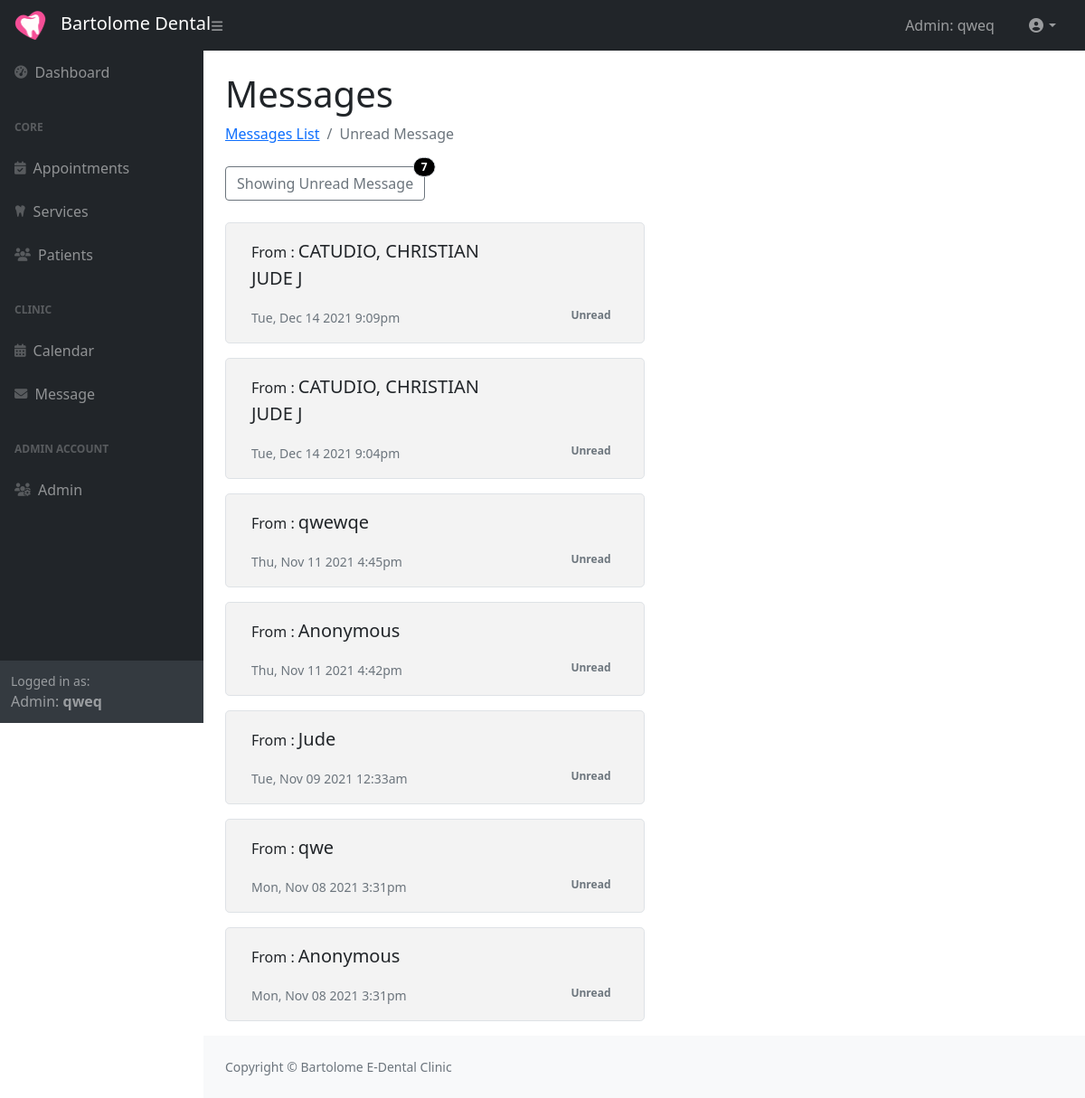
Page /admin/messageUnread.php (signed in) on the earlier database version.
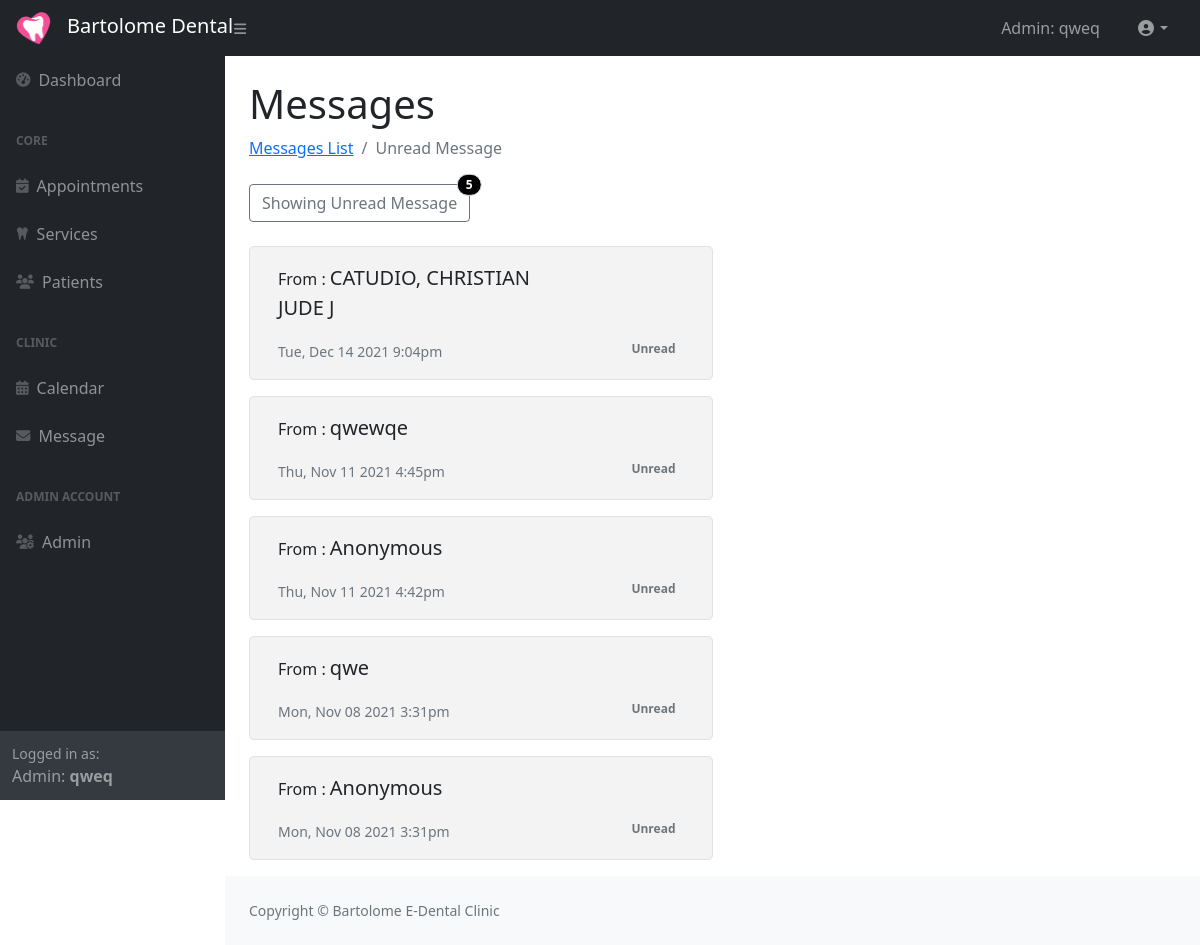
Same page on the later database version.
### tables this page shows
CREATE TABLE `message` (
  `Message_ID` int(6) NOT NULL,
  `Body` text NOT NULL,
  `From_Name` varchar(100) DEFAULT NULL,
  `Phone` varchar(15) DEFAULT NULL,
  `Email` varchar(100) DEFAULT NULL,
  `Date_Send` datetime NOT NULL,
  `IsRead` tinyint(1) NOT NULL
);

### classes/databaseConnection.class.php (called while the page is built)
<?php
class DatabaseConnection {
    private $host = 'localhost';
    private $user = 'root';
    private $password = '';
    private $databaseName = 'dentalclinic_system';
    protected function connect(){
        try{
            $dsn = 'mysql:host='. $this->host .';dbname='. $this->databaseName;
            $pdo =  new PDO($dsn, $this->user, $this->password);
            $pdo->setAttribute(PDO::ATTR_DEFAULT_FETCH_MODE,PDO::FETCH_ASSOC);
            return $pdo;
        }catch(PDOException $e){
            print "Error: " .$e->getMessage() . "<br/>";
            die();
        }
    }
}

### classes/message.class.php (called while the page is built, shortened)
<?php
include_once 'databaseConnection.class.php';
class Message extends DatabaseConnection
{
    public function getAllMessage()
    {
        $sql = "SELECT `Message_ID`, `Body`, `From_Name`, `Phone`, `Email`, `Date_Send`, `IsRead` FROM `message` ORDER BY `message`.`Date_Send` DESC";
        $stmt = $this->connect()->query($sql);
        $allMsg = array();
        while ($row = $stmt->fetch()) {
            $msg = array("Message_ID" => $row["Message_ID"], "Body" => $row["Body"],  "From_Name" => $row["From_Name"], "Phone" => $row["Phone"], "Email" => $row["Email"], "Date_Send" => $row["Date_Send"], "IsRead" => $row["IsRead"]);
            array_push($allMsg, $msg);
        }
        return $allMsg;
    }
    public function getUnreadMessage()
    {
        $sql = "SELECT * FROM `message` WHERE `IsRead` = 0 ORDER BY `Message_ID` DESC";
        $stmt = $this->connect()->query($sql);
        $allMsg = array();
        while ($row = $stmt->fetch()) {
            $msg = array("Message_ID" => $row["Message_ID"], "Body" => $row["Body"],  "From_Name" => $row["From_Name"], "Phone" => $row["Phone"], "Email" => $row["Email"], "Date_Send" => $row["Date_Send"], "IsRead" => $row["IsRead"]);
            array_push($allMsg, $msg);
        }
        return $allMsg;
    }
}

### admin/messageUnread.php (the view, shortened to what the changed rows need)
<?php session_start();
include '../classes/message.class.php';
$objMessage = new Message();
$unreadMessages = $objMessage->getUnreadMessage();
$unreadMessageNum = 0;
foreach ($unreadMessages as $unread) {
    $unreadMessageNum += 1;
}
?>
<!DOCTYPE html>
<html lang="en">
<head>
    <?php include 'html-head.php' ?>
</head>
<body class="sb-nav-fixed">
    <div id="layoutSidenav">
        <div id="layoutSidenav_content">
            <main>
                <div class="container-fluid px-4">
                    <h1 class="mt-4">Messages</h1>
                    <button type="button" class="btn btn-outline-secondary position-relative">
                        Showing Unread Message
                        <span class="position-absolute top-0 start-100 translate-middle badge rounded-pill bg-black border text-white">
                            <?php echo $unreadMessageNum; ?>
                        </span>
                    </button>
                    <br>
                    <br>
                    <div class="container-fluid ">
                        <div class="row">
                            <div class="col-xl-6">
                                <?php
                                $messages = $objMessage->getAllMessage();
                                foreach ($messages as $entry) {
                                    if (!$entry["IsRead"]) {
                                        $from_name = (strcmp($entry["From_Name"], "") != 0) ? $entry["From_Name"] : "Anonymous";
                                        $Message_ID = $entry["Message_ID"];
                                        $send_TimeStamp = new DateTime($entry["Date_Send"]);
                                        $date_send = $send_TimeStamp->format('D, M d Y');
                                        $time_send = $send_TimeStamp->format('g:ia');
                                        $isReadClass = $entry["IsRead"] ? "Read" : "Unread";
                                        echo <<<MESSAGE
                                                <div class="row p-3 mb-3 border rounded-3 $isReadClass message-wrapper" id="$Message_ID">
                                                <div class="col ">
                                                    <p class="card-text">From : <span class="fs-5"> $from_name </span></p>
                                                    <p class="card-text"><small class="text-muted">$date_send $time_send</small></p>
                                                </div>
                                                <div class="col-3 align-self-end text-end ">
                                                    <span class="badge p-2  text-secondary">$isReadClass</span>
                                                </div>
                                                </div>
                                        MESSAGE;
                                    }
                                }
                                ?>
                            </div>
                        </div>
                    </div>
                </div>
            </main>
        </div>
    </div>
</body>
</html>

Differences in the rows shown:
removed message: From_Name "CATUDIO, CHRISTIAN JUDE J", Date_Send "Tue, Dec 14 2021", Date_Send "9:09pm", IsRead "Unread"
no longer on this page (row edited): message: From_Name "Jude", Date_Send "Tue, Nov 09 2021", Date_Send "12:33am", IsRead "Unread"
Other differences:
$unreadMessageNum: "7" → "5"
